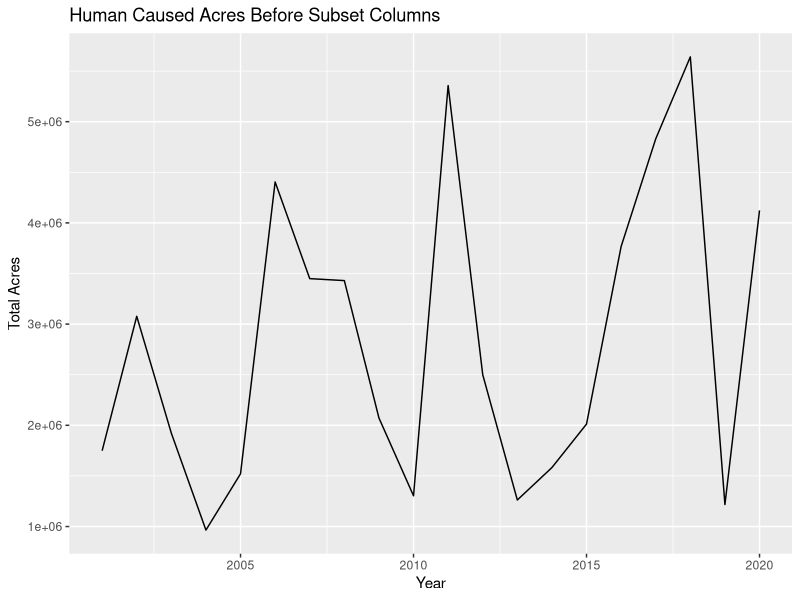
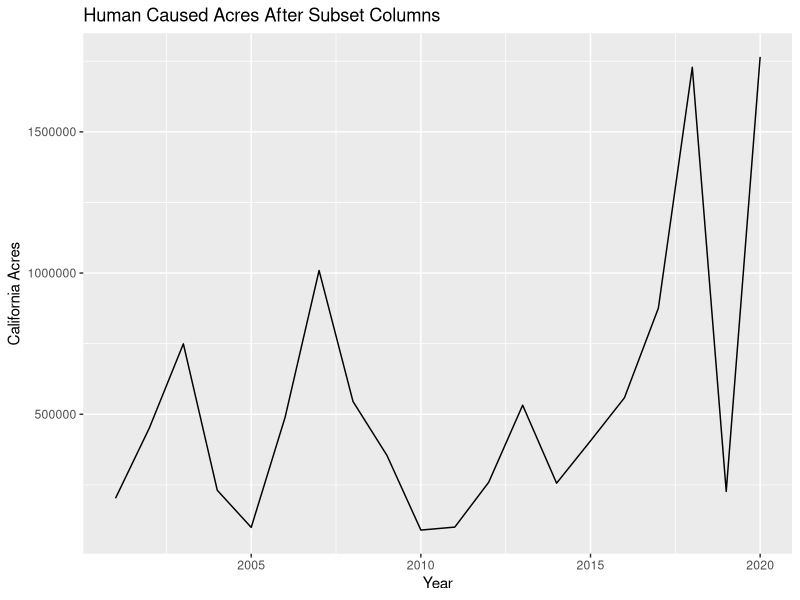

Generate these figures, in order, with R: (Note: this script raises an error after producing the figures.)
library(readr)
library(dplyr)
library(ggplot2)
HumanCausedAcres <- read_csv("data/raw-data/HumanCausedAcres.csv")
HumanCausedFires <- read_csv("data/raw-data/HumanCausedFires.csv")
LighteningAcres <- read_csv("data/raw-data/LighteningAcres.csv")
LightingFires <- read_csv("data/raw-data/LightingFires.csv")
SuppCosts <- read_csv("data/raw-data/SuppCosts.csv")

# Subset a data frame with the given column names:
# Before
ggplot(data = HumanCausedAcres, aes(x = Year, y = Total)) +
  geom_line() +
  ggtitle("Human Caused Acres Before Subset Columns") +
  xlab("Year") +
  ylab("Total Acres")
HumanCausedAcres <- HumanCausedAcres[, c("Year", "Northern California", 
                                         "Southern California", "Total")]
head(HumanCausedAcres)
# Create a new column California_Acres, which is the sum of the column Northern California` and column `Southern California`
HumanCausedAcres$California_Acres <- HumanCausedAcres$`Northern California` +
  HumanCausedAcres$`Southern California`
# Remove the column Northern California` and column `Southern California`
HumanCausedAcres <- subset(HumanCausedAcres, select = -c(`Northern California`, 
                                                         `Southern California`))
head(HumanCausedAcres)
# Rename the column Total
HumanCausedAcres <- HumanCausedAcres %>%
  rename(Total_Acres = Total)
# Switch the order of the two columns
HumanCausedAcres <- HumanCausedAcres[, c("Year", "California_Acres", "Total_Acres")]

# After
ggplot(data = HumanCausedAcres, aes(x = Year, y = California_Acres)) +
  geom_line() +
  ggtitle("Human Caused Acres After Subset Columns") +
  xlab("Year") +
  ylab("California Acres")

# Do the same for the rest of the data frames
HumanCausedFires <- HumanCausedFires[, c("Year", "Northern California",
                                         "Southern California", "Total")]
LighteningAcres <- LighteningAcres[, c("Year", "Northern California",
                                       "Southern California", "Total")]
LightingFires <- LightingFires[, c("Year", "Northern California",
                                   "Southern California", "Total")]
SuppCosts <- SuppCosts[, c("Year", "Fires", "Acres", "Total")]

HumanCausedFires$California_Fires <- HumanCausedFires$`Northern California` +
  HumanCausedFires$`Southern California`
HumanCausedFires <- subset(HumanCausedFires, select = -c(`Northern California`, 
                                                         `Southern California`))
HumanCausedFires <- HumanCausedFires %>%
  rename(Total_Fires = Total)
HumanCausedFires <- HumanCausedFires[, c("Year", "California_Fires", "Total_Fires")]

LighteningAcres$California_Acres <- LighteningAcres$`Northern California` +
  LighteningAcres$`Southern California`
LighteningAcres <- subset(LighteningAcres, select = -c(`Northern California`, 
                                                       `Southern California`))
LighteningAcres <- LighteningAcres %>%
  rename(Total_Acres = Total)
LighteningAcres <- LighteningAcres[, c("Year", "California_Acres", "Total_Acres")]

LightingFires$California_Fires <- LightingFires$`Northern California` +
  LightingFires$`Southern California`
LightingFires <- subset(LightingFires, select = -c(`Northern California`, 
                                                   `Southern California`))
LightingFires <- LightingFires %>%
  rename(Total_Fires = Total)
LightingFires <- LightingFires[, c("Year", "California_Fires", "Total_Fires")]


# Merging the two data frame with respect to Year
HumanCaused <- merge(HumanCausedAcres, HumanCausedFires, by = "Year", all = TRUE)
LighteningCaused <- merge(LighteningAcres, LightingFires, by = "Year", all = TRUE)

head(HumanCaused)
head(LighteningCaused)
# Rename the columns
HumanCaused <- HumanCaused %>%
  rename(Cali_Acres_H = California_Acres,
         Total_Acres_H = Total_Acres, 
         Cali_Fires_H = California_Fires,
         Total_Fires_H = Total_Fires)

LighteningCaused <- LighteningCaused %>%
  rename(Cali_Acres_L = California_Acres,
         Total_Acres_L = Total_Acres, 
         Cali_Fires_L = California_Fires,
         Total_Fires_L = Total_Fires)

head(HumanCaused)
head(LighteningCaused)

Human_Lightening <- merge(HumanCaused, LighteningCaused, by = "Year", all = TRUE)

# Save Human_Lightening data to a CSV file
write.csv(Human_Lightening, file = "data/cleaned-data/Human_Lightening.csv", row.names = FALSE)

# Clean up the SuppCosts data set
# Remove the rows below index 38
SuppCosts <- SuppCosts[(1:38), ]

# Convert Acres and Total columns to numeric (remove commas and dollar signs)
SuppCosts$Acres <- as.numeric(gsub(",", "", SuppCosts$Acres))
SuppCosts$Total <- as.numeric(gsub("\\$", "", gsub(",", "", SuppCosts$Total)))

# Rename
SuppCosts <- SuppCosts  %>%
  rename(Total_spent = Total)

# Calculate a combined score based on Fires and Acres
SuppCosts$CombinedScore <- SuppCosts$Fires + SuppCosts$Acres

# Sort the data based on the combined score in descending order
sorted_SuppCosts <- SuppCosts[order(-SuppCosts$CombinedScore), ]

write.csv(sorted_SuppCosts, file = "data/cleaned-data/sorted_SuppCosts.csv", row.names = FALSE)


Cali_2020 <- read_csv("data/raw-data/Cali_2020.csv")
# Subset a data frame with the given column names:
Cali_2020 <- Cali_2020[ , c('datetime', 'tempmax', 'tempmin', 'humidity', 
                            'precip', 'windspeed')]

Cali_2017 <- read_csv("data/raw-data/Cali_2017.csv")
Cali_2017 <- Cali_2017[ , c('datetime', 'tempmax', 'tempmin', 'humidity', 
                            'precip', 'windspeed')]

Cali_2015 <- read_csv("data/raw-data/Cali_2015.csv")
Cali_2015 <- Cali_2015[ , c('datetime', 'tempmax', 'tempmin', 'humidity', 
                            'precip', 'windspeed')]

Cali_2014 <- read_csv("data/raw-data/Cali_2014.csv")
Cali_2014 <- Cali_2014[ , c('datetime', 'tempmax', 'tempmin', 'humidity', 
                            'precip', 'windspeed')]

Cali_2010 <- read_csv("data/raw-data/Cali_2010.csv")
Cali_2010 <- Cali_2010[ , c('datetime', 'tempmax', 'tempmin', 'humidity', 
                            'precip', 'windspeed')]

Cali_2001 <- read_csv("data/raw-data/Cali_2001.csv")
Cali_2001 <- Cali_2001[ , c('datetime', 'tempmax', 'tempmin', 'humidity', 
                            'precip', 'windspeed')]

Cali_MDY <- read_csv("data/raw-data/Cali_MDY.csv")
Cali_MDY <- Cali_MDY %>%
  rename(
    AcresBurned = `Acres Burned`
  )
Cali_MDY <- Cali_MDY[ , c('StartDate', 'AcresBurned', 'Cause', 
                          'StructureDest.', 'StructureDam.', 
                          'FirePersonnelDeath', 'CivilDeath')]

# Replace NA values with 0 in the columns
Cali_MDY$StructureDest.[is.na(Cali_MDY$StructureDest.)] <- 0
Cali_MDY$StructureDam.[is.na(Cali_MDY$StructureDam.)] <- 0
Cali_MDY$FirePersonnelDeath[is.na(Cali_MDY$FirePersonnelDeath)] <- 0
Cali_MDY$CivilDeath[is.na(Cali_MDY$CivilDeath)] <- 0

# Add up 'StructureDest.' and 'StructureDam.' and name the new column 'StructureDam'
Cali_MDY$StructureDam <- Cali_MDY$StructureDest. + Cali_MDY$StructureDam.

# Add up 'FirePersonnelDeath' and 'CivilDeath' and name the new column 'Fatalities'
Cali_MDY$Fatalities <- Cali_MDY$FirePersonnelDeath + Cali_MDY$CivilDeath

# Delete the original four columns
Cali_MDY <- Cali_MDY[, !names(Cali_MDY) %in% c('StructureDest.', 'StructureDam.', 'FirePersonnelDeath', 'CivilDeath')]

# Identify NA values in the StartDate column
na_rows <- is.na(Cali_MDY$StartDate)

# Convert date column to Date format
Cali_MDY$StartDate <- as.Date(Cali_MDY$StartDate, format = "%m/%d/%y")

# Remove rows with NA values in the StartDate column
Cali_MDY <- Cali_MDY[!na_rows, ]

# Left merge the two datasets based on the 'datetime' and 'StartDate' columns
Cali20_climate_fire <- merge(Cali_2020, Cali_MDY, by.x = "datetime", by.y = "StartDate", all.x = TRUE)

# Create a new column 'fire' based on the 'AcresBurned' column
Cali20_climate_fire$fire <- ifelse(!is.na(Cali20_climate_fire$AcresBurned), "Yes", "No")

write.csv(Cali20_climate_fire, file = "data/cleaned-data/Cali20_climate_fire.csv", row.names = FALSE)





